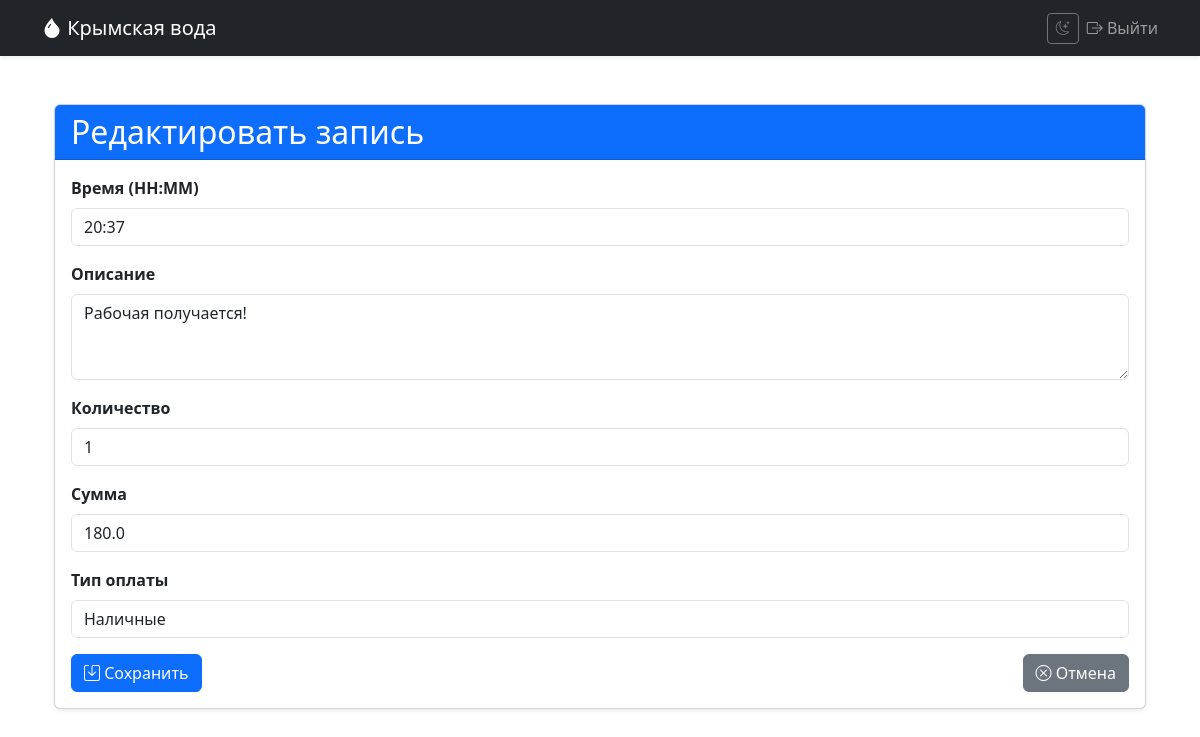
Before: /edit/8 (signed in) with the older database file.
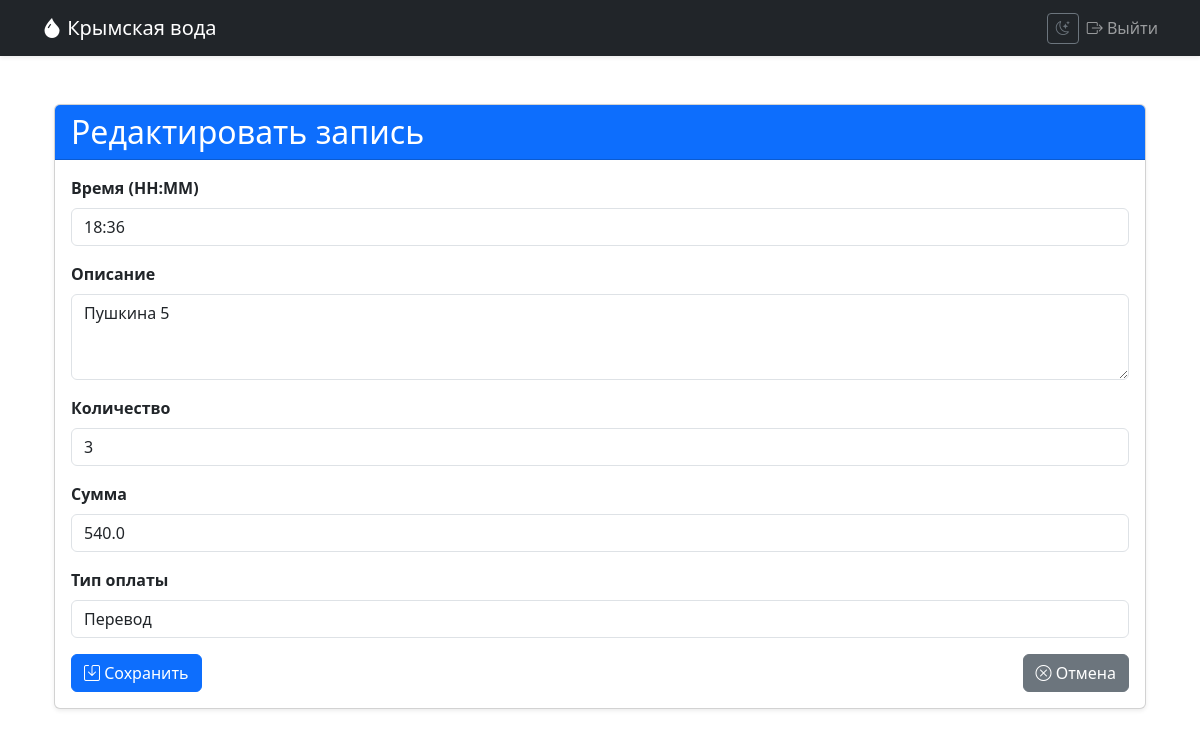
After: the same page with the newer database file.
### app/models.py (models this page shows, shortened)
class DeliveryRecord(db.Model):
    id = db.Column(db.Integer, primary_key=True)
    date = db.Column(db.Date, index=True, default=datetime.utcnow)
    time = db.Column(db.String(5), nullable=False)  # HH:MM format
    description = db.Column(db.String(200), nullable=True)  # Сделали nullable
    quantity = db.Column(db.Integer, nullable=True)         # Сделали nullable
    amount = db.Column(db.Float, nullable=True)             # Сделали nullable
    payment_type = db.Column(db.String(20), nullable=True)  # Сделали nullable
    user_id = db.Column(db.Integer, db.ForeignKey('user.id'), nullable=False)
    note = db.Column(db.Text, nullable=True)                # Добавлено поле для заметки
    is_note = db.Column(db.Boolean, default=False, nullable=False)  # Добавлено поле для флага

### app/delivery/routes.py (the view, shortened to what this page needs)
@bp.route('/edit/<int:id>', methods=['GET', 'POST'])
@login_required
def edit_record(id):
    record = DeliveryRecord.query.get_or_404(id)
    if record.user_id != current_user.id:
        abort(403)
    if record.is_note:
        form = NoteForm(obj=record)
    else:
        form = DeliveryRecordForm(obj=record)
    return render_template('delivery/edit.html', form=form, record=record)

### app/delivery/forms.py
class DeliveryRecordForm(FlaskForm):
    time = StringField('Время (HH:MM)', validators=[DataRequired()])
    description = TextAreaField('Описание', validators=[DataRequired()])
    quantity = IntegerField('Количество', validators=[DataRequired(), NumberRange(min=1)])
    amount = FloatField('Сумма', validators=[DataRequired(), NumberRange(min=0)])
    payment_type = SelectField('Тип оплаты',
                             choices=[('', 'Не выбран'), ('нал', 'Наличные'), ('перевод', 'Перевод')],
                             validators=[DataRequired()])
    submit = SubmitField('Сохранить')

### app/models.py (called while the page is built)
@login_manager.user_loader
def load_user(user_id):
    return User.query.get(int(user_id))

### app/templates/delivery/edit.html (shortened to what this page needs)
{% extends "base.html" %}  {% block content
%}
<div class="container mt-5">
    <div class="card shadow-sm">
        <div class="card-header bg-primary text-white">
            <h2 class="mb-0">
                {% if record.is_note %}Редактировать заметку{% else
                %}Редактировать запись{% endif %}
            </h2>
        </div>
        <div class="card-body">
            <form
                method="POST"
                action="{{ url_for('delivery.edit_record', id=record.id) }}"
            >
                <div class="mb-3">
                    {{ form.time.label(class="form-label fw-bold") }} {{
                    form.time(class="form-control") }}
                </div>
                {% if record.is_note %}
                <div class="mb-3">
                    {{ form.note.label(class="form-label fw-bold") }} {{
                    form.note(class="form-control", rows=3) }} {% for error in
                    form.note.errors %}
                    <span class="text-danger">{{ error }}</span>
                    {% endfor %}
                </div>
                {% else %}
                <div class="mb-3">
                    {{ form.description.label(class="form-label fw-bold") }} {{
                    form.description(class="form-control", rows=3) }}
                </div>
                <div class="mb-3">
                    {{ form.quantity.label(class="form-label fw-bold") }} {{
                    form.quantity(class="form-control") }}
                </div>
                <div class="mb-3">
                    {{ form.amount.label(class="form-label fw-bold") }} {{
                    form.amount(class="form-control") }}
                </div>
                <div class="mb-3">
                    {{ form.payment_type.label(class="form-label fw-bold") }} {{
                    form.payment_type(class="form-control") }}
                </div>
                {% endif %}
                <div class="d-flex justify-content-between">
                    <button type="submit" class="btn btn-primary">
                        <i class="bi bi-save"></i> Сохранить
                    </button>
                    <a
                        href="{{ url_for('delivery.list_records', date=record.date.isoformat()) }}"
                        class="btn btn-secondary"
                    >
                        <i class="bi bi-x-circle"></i> Отмена
                    </a>
                </div>
            </form>
        </div>
    </div>
</div>
{% endblock %}

Changed rows visible on the page:
changed DeliveryRecord: time "20:37" → "18:36"; description "Рабочая получается!" → "Пушкина 5"; quantity "1" → "3"; amount "180.0" → "540.0"; payment_type "Наличные" → "Перевод"
